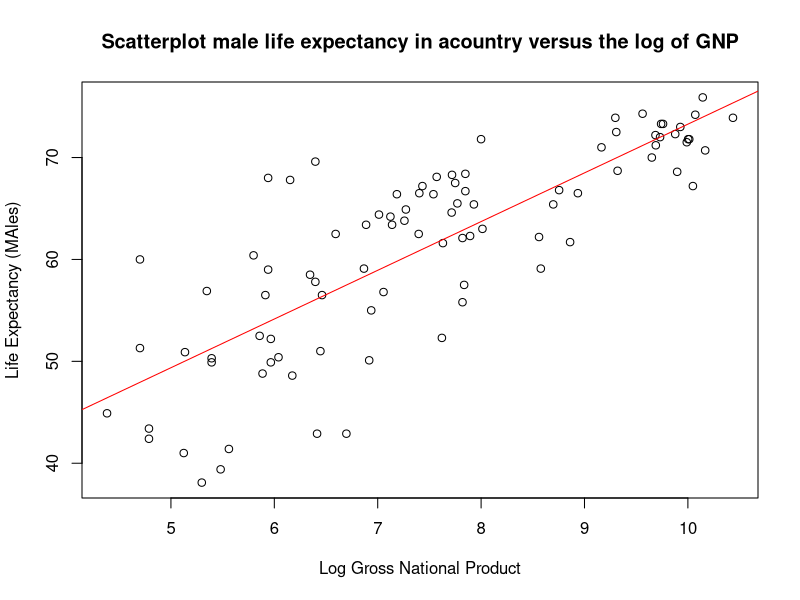

Generate this figure with R:
library(haven)
library(tidyverse)

life_expectancy_dataset <- read_sav("Regression Modelling/Regression Modelling Data/life.sav")

plot(life_expectancy_dataset$LN_GNP, life_expectancy_dataset$LEXPECM,
     main = "Scatterplot male life expectancy in acountry versus the log of GNP",
     xlab="Log Gross National Product", ylab = ("Life Expectancy (MAles)"))
abline(lm(life_expectancy_dataset$LEXPECM ~ life_expectancy_dataset$LN_GNP), col = "red")

cor(life_expectancy_dataset$LN_GNP, life_expectancy_dataset$LEXPECM, method = "pearson", use = "complete.obs")

y <- life_expectancy_dataset$LEXPECM
x <- life_expectancy_dataset$LN_GNP

b <- lm(y ~ x)
model <- lm(life_expectancy_dataset$LEXPECM ~ life_expectancy_dataset$LN_GNP)
a <- summary(lm(life_expectancy_dataset$LEXPECM ~ life_expectancy_dataset$LN_GNP))

a$coefficients[1]+a$coefficients[2]*6.5
a$coefficients[1]+a$coefficients[2]*8.5

confint(lm(life_expectancy_dataset$LEXPECM ~ life_expectancy_dataset$LN_GNP), level = 0.95)
confint(lm(life_expectancy_dataset$LEXPECM ~ life_expectancy_dataset$LN_GNP), "life_expectancy_dataset$LN_GNP", level = 0.95)
confint(lm(life_expectancy_dataset$LEXPECM ~ life_expectancy_dataset$LN_GNP), level = 0.99)

life_expectancy_orig <- life_expectancy_dataset

dummy_1 <- list(NA,NA,NA,NA,10)
dummy_2 <- list(NA,NA,NA,NA,6)

life_expectancy_dataset <- rbind(life_expectancy_dataset, dummy_1, dummy_2)

dummy <- c(10,6)

#predict seems very fussy about names being the same, bit weird if you ask me but whatevs
predict(b, data.frame(x = dummy), interval = "confidence") 
d <- as.data.frame(predict(model, life_expectancy_dataset, interval = "confidence"))
